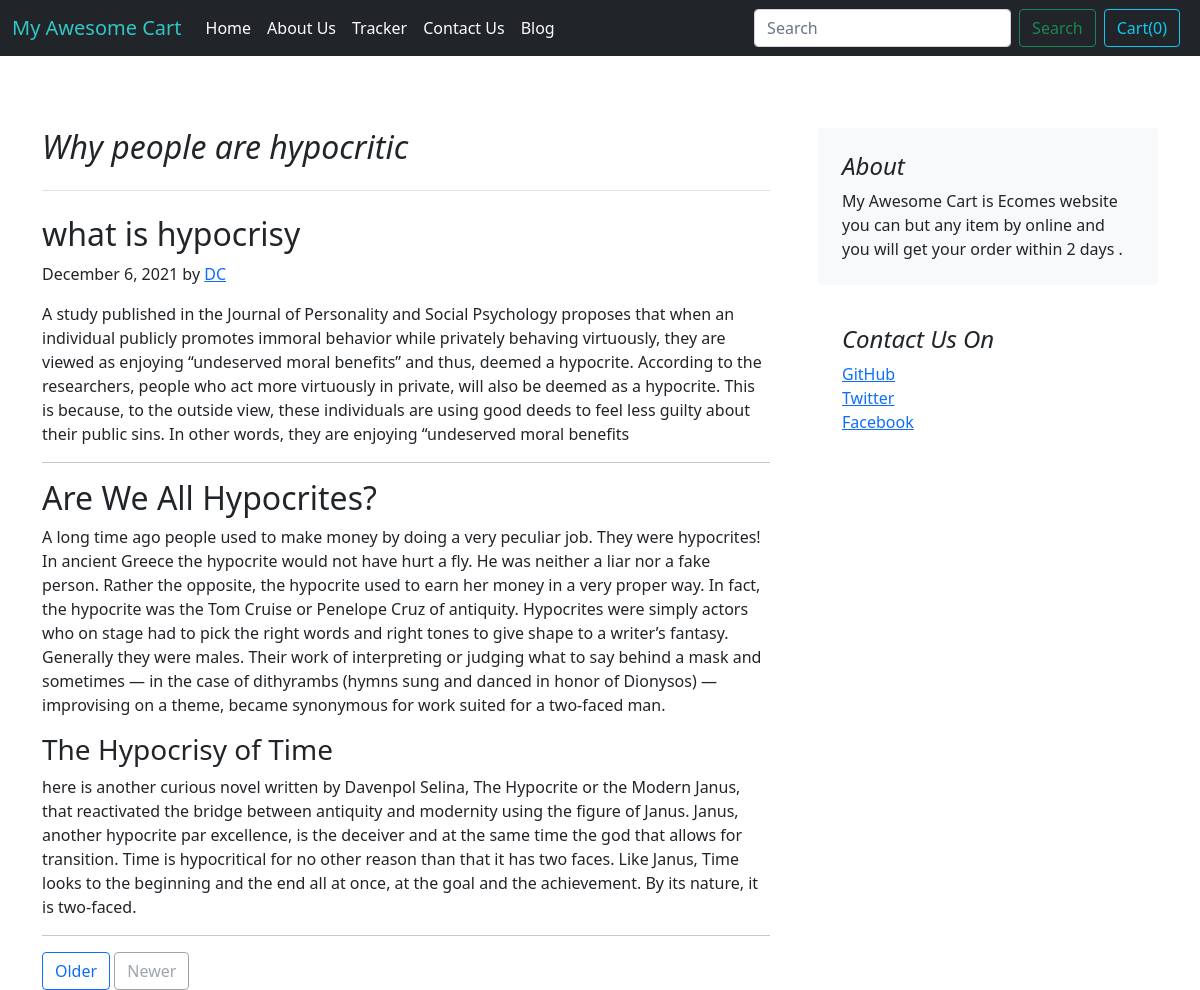
The app's page /blog/blogpost/2 with its own data.
### blog/models.py (models this page shows)
class Blogpost(models.Model) :
    post_id = models.AutoField(primary_key=True)
    Title= models.CharField(max_length=80)
    head0 = models.CharField(max_length=500,default="")
    chead0 = models.CharField(max_length=50000,default="")
    head1 = models.CharField(max_length=500,default="")
    chead1 = models.CharField(max_length=50000,default="")
    head2 = models.CharField(max_length=500,default="")
    chead2 = models.CharField(max_length=50000,default="")
    pub_date = models.DateField()
    thumbnail = models.ImageField(upload_to ='shop/images', default="")
    def __str__(self) :
        return self.Title

### blog/views.py (the view)
# urls.py: path("blogpost/<int:id>",views.blogpost,name="blogPost"),
def blogpost(request,id):
    post = Blogpost.objects.filter(post_id = id)[0]
    print(post)
    return render(request,'blog/blogpost.html',{"post":post})

### blog/templates/blog/blogpost.html (shortened to what this page needs)
{% extends 'blog/basic.html'%}
{% block body%}
<div class="container">
  <div class="row g-5 mt-4">
    <div class="col-md-8">
      <h2 class="pb-4 mb-4 fst-italic border-bottom">
        {{post.Title}}
      </h2>
      <article class="blog-post">
        <h2 class="blog-post-title"> {{post.head0}}</h2>
        <p class="blog-post-meta">December 6, 2021 by <a href="#">DC</a></p>
        <p>{{post.chead0}}</p>
        <hr>
        <h2>{{post.head1}}</h2>
        <p>{{post.chead1}}</p>
        <h3>{{post.head2}}</h3>
        <p>{{post.chead2}}</p>
<hr>
      </article>
      <nav class="blog-pagination" aria-label="Pagination">
        <a class="btn btn-outline-primary" href="#">Older</a>
        <a class="btn btn-outline-secondary disabled">Newer</a>
      </nav>
    </div>
    <div class="col-md-4">
      <div class="position-sticky" style="top: 2rem;">
        <div class="p-4 mb-3 bg-light rounded">
          <h4 class="fst-italic">About</h4>
          <p class="mb-0">My Awesome Cart is Ecomes website you can but any item by online and you will get your order
            within 2 days .</p>
        </div>
        <div class="p-4">
          <h4 class="fst-italic">Contact Us On </h4>
          <ol class="list-unstyled">
            <li><a href="#">GitHub</a></li>
            <li><a href="#">Twitter</a></li>
            <li><a href="#">Facebook</a></li>
          </ol>
        </div>
      </div>
    </div>
  </div>
</div>
{% endblock %}

### blog/templates/blog/basic.html (style rules this page uses)
body { background-color: rgb(255, 255, 255); }

### records on screen
Blogpost: Title "Why people are hypocritic", head0 "what is hypocrisy", chead0 "A study published in the Journal of Personality and Social Psychology proposes that when an individual publicly promotes immoral behavior while privately behaving virtuously, they are viewed as enjoying “undeserved moral benefits” and thus, deemed a hypocrite. According to the researchers, people who act more virtuously in private, will also be deemed as a hypocrite. This is because, to the outside view, these individuals are using good deeds to feel less guilty about their public sins. In other words, they are enjoying “undeserved moral benefits", head1 "Are We All Hypocrites?", chead1 "A long time ago people used to make money by doing a very peculiar job. They were hypocrites! In ancient Greece the hypocrite would not have hurt a fly. He was neither a liar nor a fake person. Rather the opposite, the hypocrite used to earn her money in a very proper way. In fact, the hypocrite was the Tom Cruise or Penelope Cruz of antiquity. Hypocrites were simply actors who on stage had to pick the right words and right tones to give shape to a writer’s fantasy. Generally they were males. Their work of interpreting or judging what to say behind a mask and sometimes — in the case of dithyrambs (hymns sung and danced in honor of Dionysos) — improvising on a theme, became synonymous for…", head2 "The Hypocrisy of Time", chead2 "here is another curious novel written by Davenpol Selina, The Hypocrite or the Modern Janus, that reactivated the bridge between antiquity and modernity using the figure of Janus. Janus, another hypocrite par excellence, is the deceiver and at the same time the god that allows for transition. Time is hypocritical for no other reason than that it has two faces. Like Janus, Time looks to the beginning and the end all at once, at the goal and the achievement. By its nature, it is two-faced."
